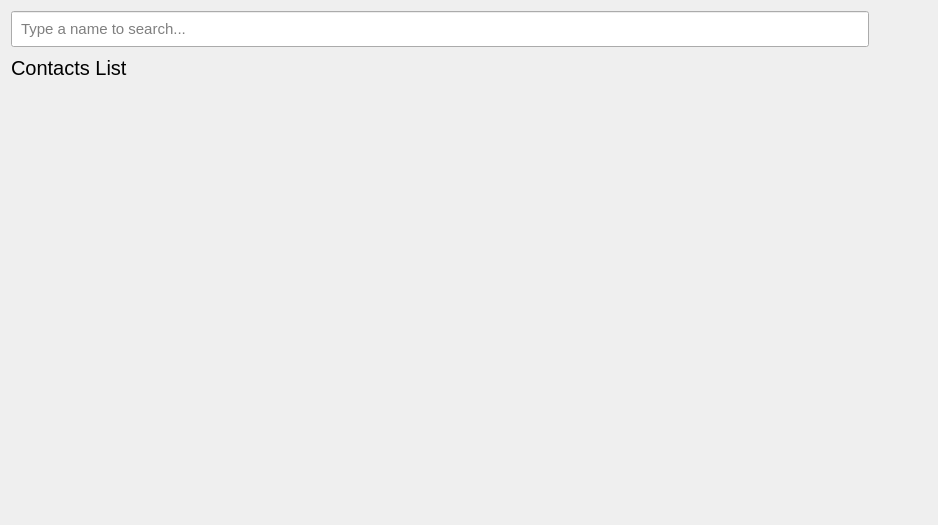
<?xml version="1.0" encoding="UTF-8"?>
<ui version="4.0">
 <class>ContactsForm</class>
 <widget class="QWidget" name="ContactsForm">
  <property name="geometry">
   <rect>
    <x>0</x>
    <y>0</y>
    <width>938</width>
    <height>525</height>
   </rect>
  </property>
  <property name="font">
   <font>
    <pointsize>11</pointsize>
   </font>
  </property>
  <property name="windowTitle">
   <string>Form</string>
  </property>
  <property name="styleSheet">
   <string notr="true">QPushButton { padding: 5; background-color: transparent; }</string>
  </property>
  <layout class="QVBoxLayout" name="verticalLayout">
   <item>
    <widget class="QWidget" name="widget_2" native="true">
     <layout class="QHBoxLayout" name="horizontalLayout_2">
      <property name="leftMargin">
       <number>0</number>
      </property>
      <property name="topMargin">
       <number>0</number>
      </property>
      <property name="rightMargin">
       <number>0</number>
      </property>
      <property name="bottomMargin">
       <number>0</number>
      </property>
      <item>
       <widget class="QLineEdit" name="lineSearch">
        <property name="styleSheet">
         <string notr="true">padding: 7;</string>
        </property>
        <property name="placeholderText">
         <string>Type a name to search...</string>
        </property>
       </widget>
      </item>
      <item>
       <widget class="QPushButton" name="btnSearch">
        <property name="text">
         <string/>
        </property>
        <property name="icon">
         <iconset theme="QIcon::ThemeIcon::EditFind"/>
        </property>
        <property name="iconSize">
         <size>
          <width>25</width>
          <height>25</height>
         </size>
        </property>
        <property name="flat">
         <bool>true</bool>
        </property>
       </widget>
      </item>
     </layout>
    </widget>
   </item>
   <item>
    <widget class="QWidget" name="widget" native="true">
     <layout class="QHBoxLayout" name="horizontalLayout">
      <property name="leftMargin">
       <number>0</number>
      </property>
      <property name="topMargin">
       <number>0</number>
      </property>
      <property name="rightMargin">
       <number>0</number>
      </property>
      <property name="bottomMargin">
       <number>0</number>
      </property>
      <item>
       <widget class="QLabel" name="label">
        <property name="font">
         <font>
          <pointsize>15</pointsize>
         </font>
        </property>
        <property name="text">
         <string>Contacts List</string>
        </property>
       </widget>
      </item>
      <item>
       <spacer name="horizontalSpacer">
        <property name="orientation">
         <enum>Qt::Orientation::Horizontal</enum>
        </property>
        <property name="sizeHint" stdset="0">
         <size>
          <width>40</width>
          <height>20</height>
         </size>
        </property>
       </spacer>
      </item>
      <item>
       <widget class="QPushButton" name="btnAdd">
        <property name="toolTip">
         <string>add contact</string>
        </property>
        <property name="text">
         <string/>
        </property>
        <property name="icon">
         <iconset theme="QIcon::ThemeIcon::ListAdd"/>
        </property>
        <property name="iconSize">
         <size>
          <width>25</width>
          <height>25</height>
         </size>
        </property>
        <property name="flat">
         <bool>true</bool>
        </property>
       </widget>
      </item>
      <item>
       <widget class="QPushButton" name="btnEdit">
        <property name="toolTip">
         <string>edit selected contact</string>
        </property>
        <property name="text">
         <string/>
        </property>
        <property name="icon">
         <iconset theme="QIcon::ThemeIcon::MailMessageNew"/>
        </property>
        <property name="iconSize">
         <size>
          <width>25</width>
          <height>25</height>
         </size>
        </property>
        <property name="flat">
         <bool>true</bool>
        </property>
       </widget>
      </item>
      <item>
       <widget class="QPushButton" name="btnUnselect">
        <property name="toolTip">
         <string>unselect all contacts</string>
        </property>
        <property name="icon">
         <iconset theme="QIcon::ThemeIcon::MediaPlaybackStop"/>
        </property>
        <property name="iconSize">
         <size>
          <width>25</width>
          <height>25</height>
         </size>
        </property>
        <property name="flat">
         <bool>true</bool>
        </property>
       </widget>
      </item>
      <item>
       <widget class="QPushButton" name="btnDetails">
        <property name="toolTip">
         <string>contact details</string>
        </property>
        <property name="text">
         <string/>
        </property>
        <property name="icon">
         <iconset theme="QIcon::ThemeIcon::FormatJustifyCenter"/>
        </property>
        <property name="iconSize">
         <size>
          <width>25</width>
          <height>25</height>
         </size>
        </property>
        <property name="flat">
         <bool>true</bool>
        </property>
       </widget>
      </item>
      <item>
       <widget class="QPushButton" name="btnDelete">
        <property name="toolTip">
         <string>delete selected contacts</string>
        </property>
        <property name="text">
         <string/>
        </property>
        <property name="icon">
         <iconset theme="QIcon::ThemeIcon::EditDelete"/>
        </property>
        <property name="iconSize">
         <size>
          <width>25</width>
          <height>25</height>
         </size>
        </property>
        <property name="flat">
         <bool>true</bool>
        </property>
       </widget>
      </item>
     </layout>
    </widget>
   </item>
   <item>
    <widget class="QScrollArea" name="scrollArea">
     <property name="frameShape">
      <enum>QFrame::Shape::NoFrame</enum>
     </property>
     <property name="widgetResizable">
      <bool>true</bool>
     </property>
     <widget class="QWidget" name="widContent">
      <property name="geometry">
       <rect>
        <x>0</x>
        <y>0</y>
        <width>920</width>
        <height>421</height>
       </rect>
      </property>
     </widget>
    </widget>
   </item>
  </layout>
 </widget>
 <resources/>
 <connections/>
</ui>
